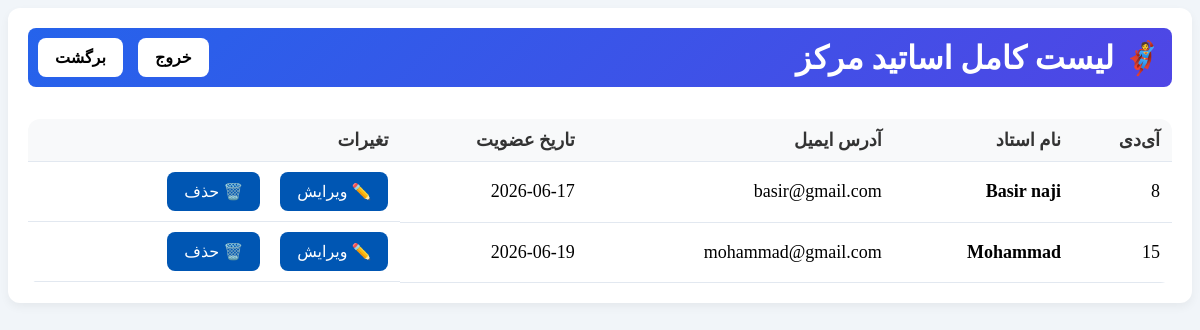
Screenshot of /admin/teachers_list.php (signed in) with the database file from the repository.
### tables this page shows
CREATE TABLE `users` (
  `id` int(11) NOT NULL,
  `name` varchar(100) NOT NULL,
  `email` varchar(100) NOT NULL,
  `password` varchar(255) NOT NULL,
  `role` enum('student','admin','teacher','employ') NOT NULL,
  `create_at` date NOT NULL DEFAULT current_timestamp()
);

### admin/teachers_list.php (the view, shortened to what this page needs)
<?php
require_once '../db.php';
$list_teachers = mysqli_query($conn,"SELECT users.id, users.name ,users.email,users.create_at FROM users  WHERE users.role='teacher'");
?>
<!DOCTYPE html>
<html lang="fa"  dir="rtl">
<head>
    <link rel="stylesheet" href="lists.css">
</head>
<body>
    <div id="teachers-section" class="section-box">
    <h3> <div class="title">🦸 لیست کامل اساتید مرکز</div>
 <div class="button">
            <a href="../login.php">خروج</a>
            <a href="dashboard.php">برگشت</a>
        </div>
    </h3>
    <table>
        <thead>
            <tr>
                <th>آی‌دی</th>
                <th>نام استاد</th>
                <th>آدرس ایمیل</th>
                <th>تاریخ عضویت</th>
                <th>تغیرات</th>
            </tr>
        </thead>
        <tbody>
            <?php while($row = mysqli_fetch_assoc($list_teachers)): ?>
                <tr>
                    <td><?php echo $row['id']; ?></td>
                    <td><strong><?php echo $row['name']; ?></strong></td>
                    <td><?php echo $row['email']; ?></td>
                    <td><?php echo $row['create_at']; ?></td>
                    <td class="actions">
                        <a href="edit_user.php?id=<?php echo $row['id']; ?>" target="_blank">✏️ ویرایش</a>
                        <a href="delete_user.php?id=<?php echo $row['id']; ?>" onclick="return confirm('آیا مطمئن هستید که می‌خواهید این استاد را حذف کنید؟');">🗑️ حذف</a>
                    </td>
                </tr>
            <?php endwhile; ?>
        </tbody>
    </table>
</div>
</body>
</html>

### admin/lists.css (style rules this page uses)
body { background-color: #f1f5f9; }
.section-box { background: #ffffff; padding: 20px; border-radius: 12px; box-shadow: 0 4px 10px rgba(0, 0, 0, 0.05); margin-bottom: 35px; scroll-margin-top: 20px; }
.section-box h3 { background: linear-gradient(135deg, #2563eb, #4f46e5); border-radius: 8px; margin-top: 0; color: white; padding: 10px 10px; padding-bottom: 10px; font-size: 32px; display: flex; justify-content: space-between; align-items: center; }
table { width: 100%; border-collapse: collapse; margin-top: 10px; border-radius: 12px; overflow: hidden; }
th, td { padding: 10px 12px; text-align: right; border-bottom: 1px solid #e2e8f0; font-size: 18px; }
th { background-color: #f8f9fa; color: #333; font-weight: bold; }
.button { display: flex; flex-direction: row; justify-content: space-between; align-items: center; gap: 15px; }
.button a { text-decoration: none; font-size: 16px; color: black; background-color: white; padding: 10px 17px; border-radius: 8px; }
.actions { display: flex; gap: 20px; }
.actions a { text-decoration: none; font-size: 16px; color: white; background-color: #0056b3; padding: 10px 17px; border-radius: 8px; }

### rows the page displays
users: id "8", name "Basir naji", email "basir@gmail.com", create_at "2026-06-17"
users: id "15", name "Mohammad", email "mohammad@gmail.com", create_at "2026-06-19"
